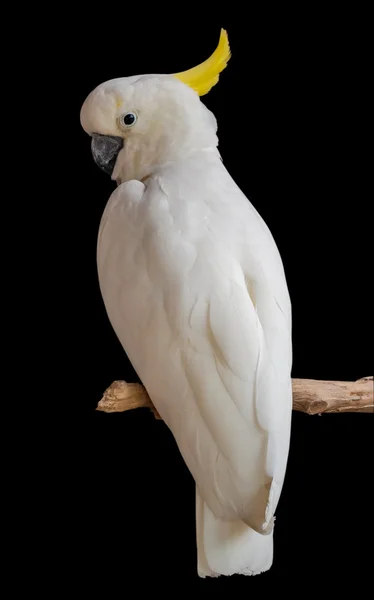
#> input picture 23/cacatua.jpg, 374 x 600 px, found by its file name
$ python 23.py
#> lines starting #> are read from the running program, lines starting #| are printed output that depends on the picture
import cv2 as cv
import numpy as np
import matplotlib.pyplot as plt
#import pyautogui

imagemOriginal = cv.imread('C:/enviroment/learningOpenCV/23/cacatua.jpg')
#> imagemOriginal is the input picture: shape (600, 374, 3); mean B, G, R 47.9, 51.8, 55
imagemCinza = cv.cvtColor(imagemOriginal, cv.COLOR_BGR2GRAY)
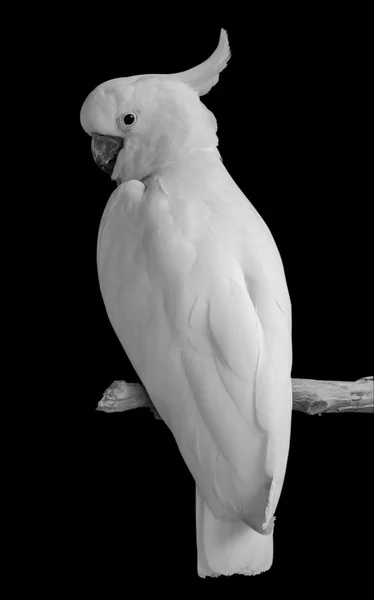
#> imagemCinza: shape (600, 374); min 0, max 242, mean 52.3
altura, largura = imagemCinza.shape
#> altura = 600; largura = 374
print(f'Altura: {altura}, Largura: {largura}')
#| Altura: 600, Largura: 374

# [57 lines left out: functions selecionarSeed, algoritmoDeCrescimentoDeRegiao, not called in this run]

nomeJanela = 'Clique na imagem para selecionar a seed'
cv.namedWindow(nomeJanela)
cv.setMouseCallback(nomeJanela, selecionarSeed)
cv.imshow(nomeJanela, imagemCinza)

cv.waitKey(0)
cv.destroyAllWindows()

$ run again, with 23/ararinha.png saved as 23/cacatua.jpg
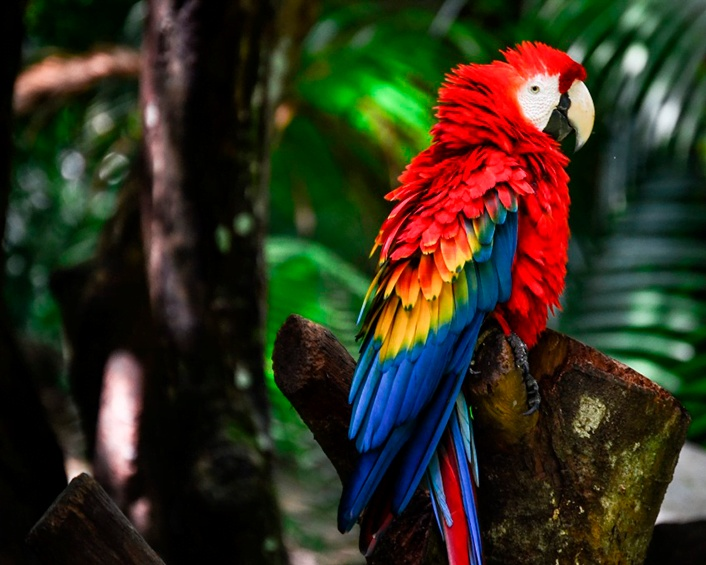
#> input picture 23/ararinha.png, 706 x 565 px, found by its file name
#> imagemOriginal is the input picture: shape (565, 706, 3); mean B, G, R 30.4, 47.2, 50.6
#> `imagemCinza = cv.cvtColor(imagemOriginal, cv.COLOR_BGR2GRAY)`:
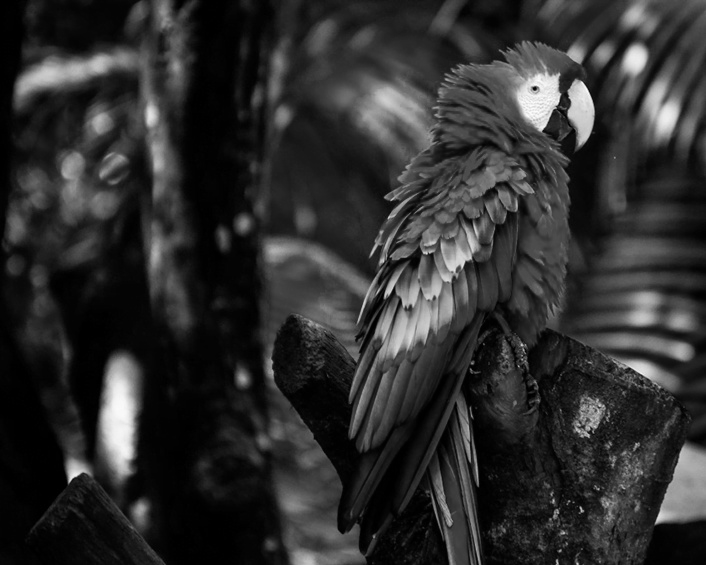
#> imagemCinza: shape (565, 706); min 0, max 254, mean 46.3
#| Altura: 565, Largura: 706
